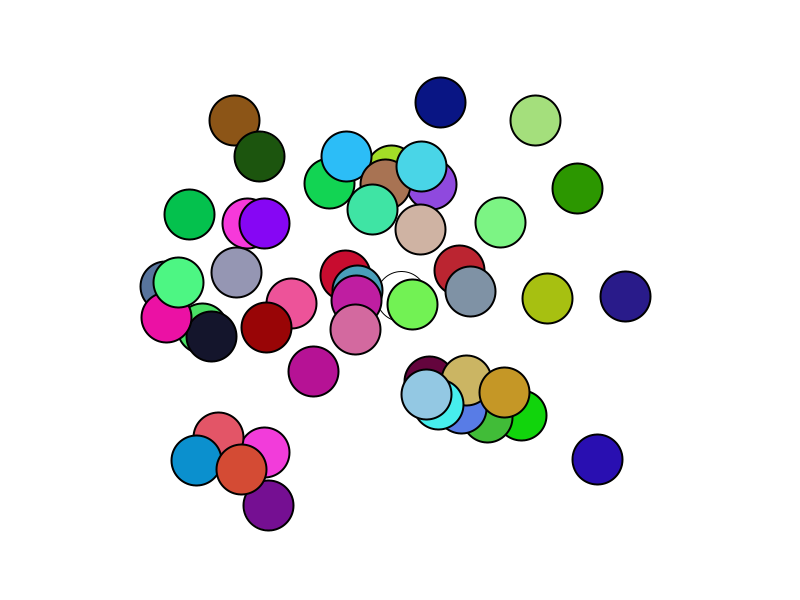
Frame 1 (no input)
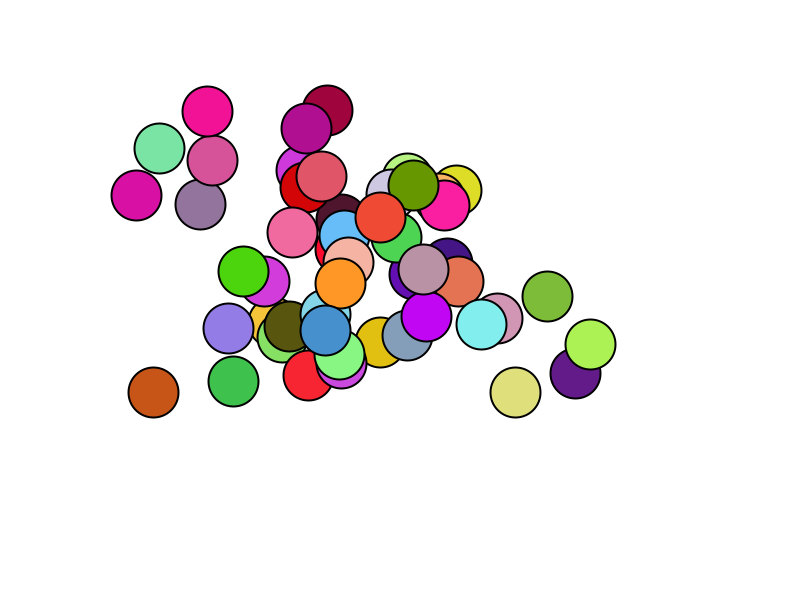
Frame 60 (the mouse pressed at the canvas centre just before this capture)
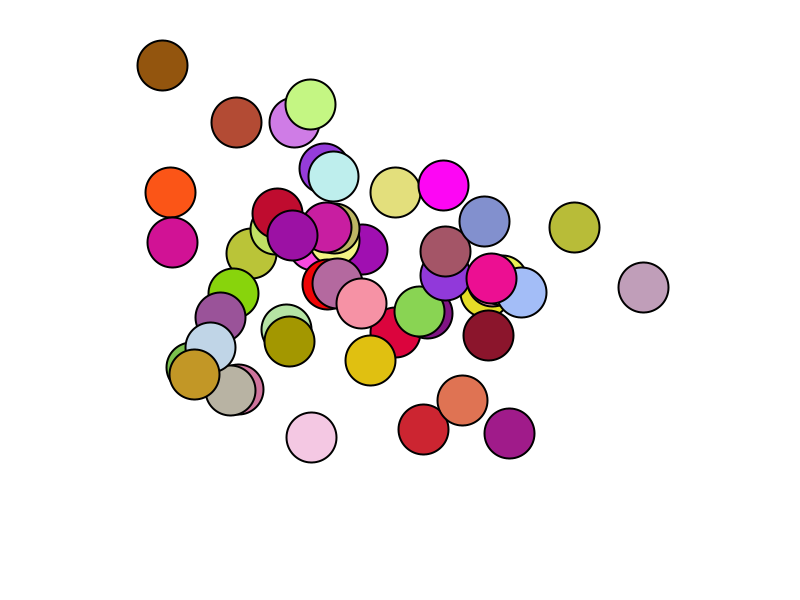
Frame 120 (the mouse held since frame 60 and released just before this capture)

The Processing sketch that drew these frames (run headless with seeded random() and noise(); from frame 60 on, the mouse is pressed at the canvas centre):

// Processing sketch: Perlin_Walker
// ── Perlin_Walker.pde
// Random Walker 2
// expanded from the Daniel Shiffman Lectures - The Nature of Code


Walker w;
int count = 0;
ArrayList<Walker> walkerArray;

void setup(){
  // set the size   
  size(800, 600);
  
  // set up a array to put the walkers in  
  walkerArray = new ArrayList<Walker>();
  
  // create walkers and add them to the array  
  while(count < 50){
    walkerArray.add(new Walker(int(random(5000)), int(random(1000))));
    count++;
  };
  background(255);
  frameRate(30);
}

void draw(){
  background(255);
  // step throught the array and call their methods  
  for(int i = 0; i < walkerArray.size(); i++)
  {
    walkerArray.get(i).render();
    walkerArray.get(i).changeRed();
    // walkerArray.get(i).changeBlue();
    // walkerArray.get(i).changeGreen();
  }
}


// ── Walker.pde
class Walker 
{
  int r, g, b;
  boolean dir = true;
  float x, y;
  float tx, ty;

  Walker(int tX, int tY){
    randomColor();
    tx = tX;
    ty = tY;
  }
 
  void render(){
    int wi = int(random(40));
    
    x = map(noise(tx), 0, 1, 0, width);
    y = map(noise(ty),0,1,0, height);
    
    tx +=  0.01;
    ty +=  0.02;
    
    
    ellipse(x, y, 50, 50);
    fill(r, g, b);
    strokeWeight(2);
  }

  
  void randomColor(){
    r = int(random(255));
    g = int(random(255));
    b = int(random(255));
  }
  
  void changeRed(){
    if(dir == true){
      if(r < 255) {
        r++;
      } else {
        dir = false;
      };
    };
    
    if(dir == false){
      if(r > 0) {
        r--;
      } else {
        dir = true;
      };
    };
  };
  void changeBlue(){
    if(dir == true){
      if(r < 255) {
        r++;
      } else {
        dir = false;
      };
    };
    
    if(dir == false){
      if(r > 0) {
        r--;
      } else {
        dir = true;
      };
    };
  };
  void change(){
    if(dir == true){
      if(r < 255) {
        r++;
      } else {
        dir = false;
      };
    };
    
    if(dir == false){
      if(r > 0) {
        r--;
      } else {
        dir = true;
      };
    };
  };
}
